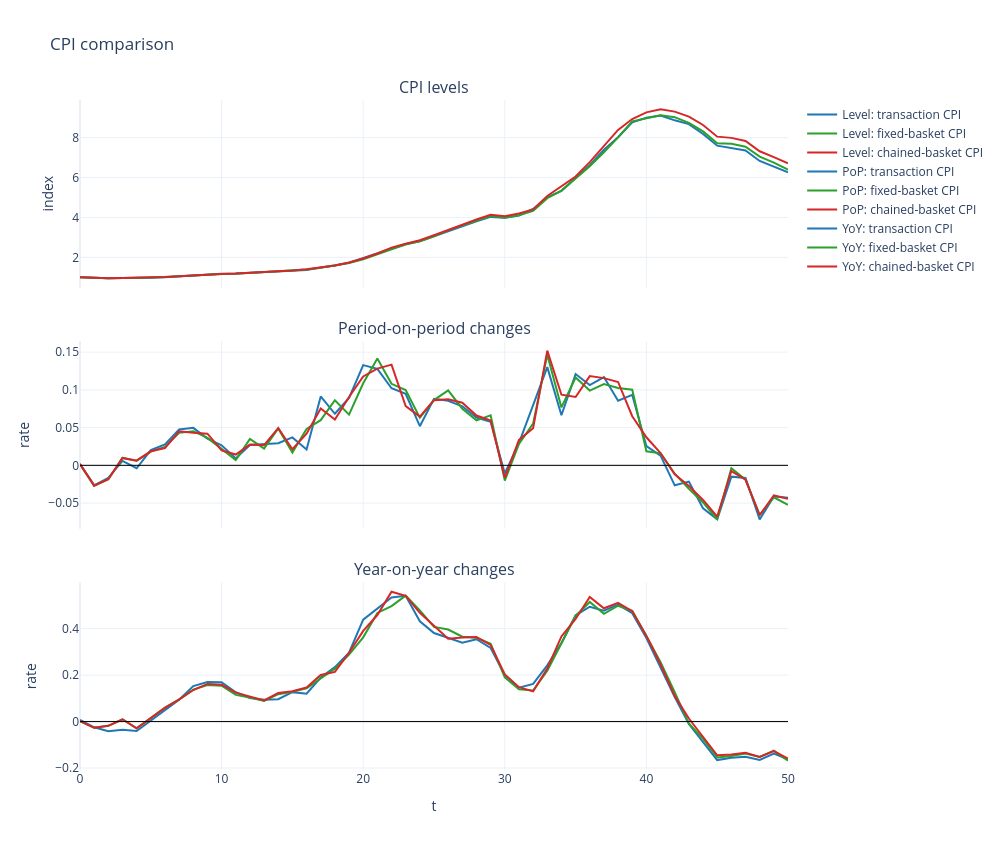
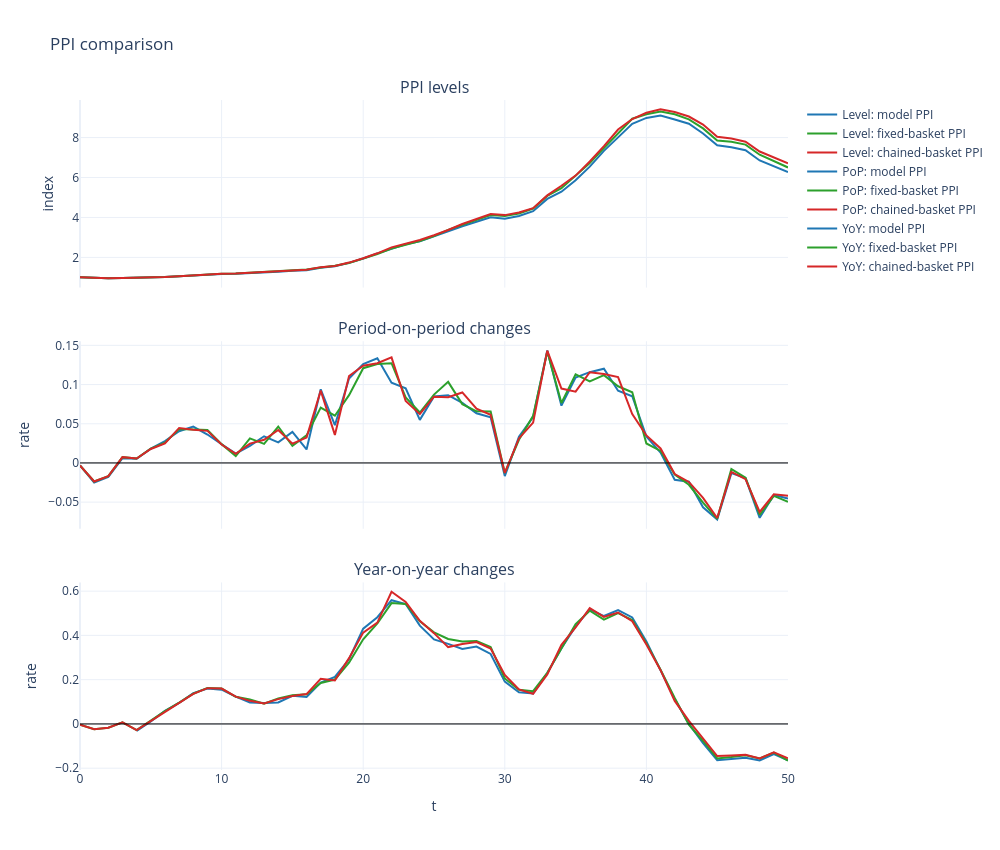
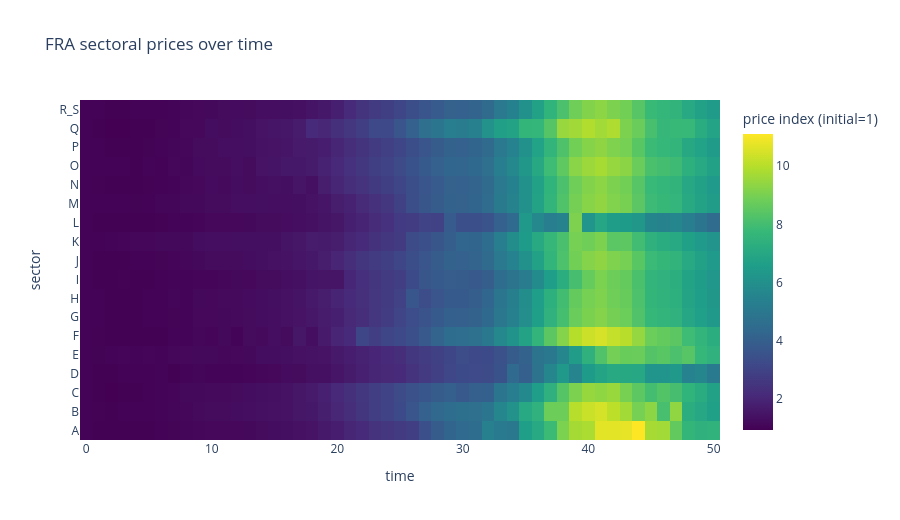
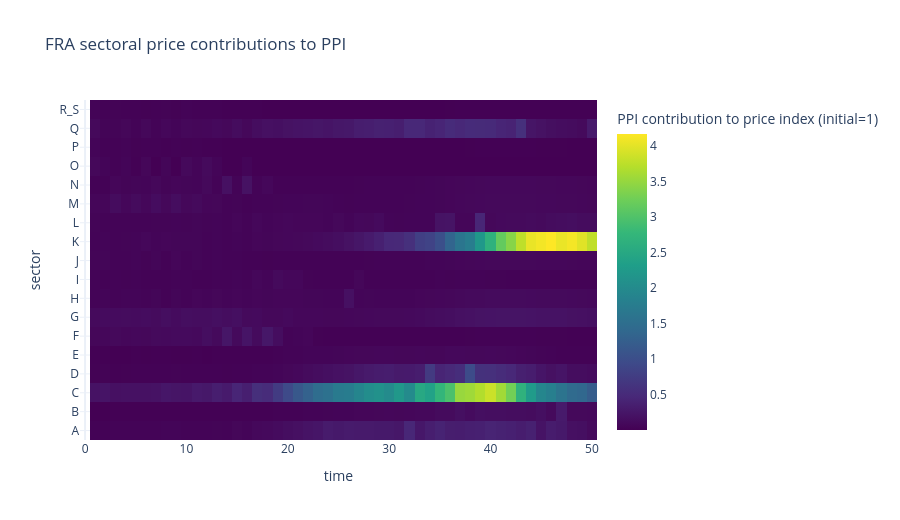

Notebook source saved alongside these figures, in order:
### Code cell
# Price And Sector Diagnostics
cpi_df = build_cpi_comparison_df(model, country_code=cfg.country_iso3)
ppi_df = build_ppi_comparison_df(model, country_code=cfg.country_iso3)
plot_cpi_comparison(cpi_df)
plot_ppi_comparison(ppi_df)
plot_sectoral_prices_over_time(model=model, country_code=cfg.country_iso3)
plot_sectoral_prices_over_time(model=model, country_code=cfg.country_iso3, kind="lines", print_sector_names=False)
plot_employment_by_sector(model, cfg.country_iso3, title="Employment by sector (model)")
plot_production_by_sector(model, cfg.country_iso3, title="Production by sector (model)")

### Figure 1 — Plotly figure (JSON) as saved in the notebook; plotly's stock layout.template omitted (floating-point values rounded to 4 significant figures)
{"data": [{"line": {"color": "#1f77b4", "width": 2}, "mode": "lines", "name": "Level: transaction CPI", "type": "scatter", "x": [0, 1, 2, 3, 4, 5, 6, 7, 8, 9, 10, 11, 12, 13, 14, 15, 16, 17, 18, 19, 20, 21, 22, 23, 24, 25, 26, 27, 28, 29, 30, 31, 32, 33, 34, 35, 36, 37, 38, 39, 40, 41, 42, 43, 44, 45, 46, 47, 48, 49, 50], "xaxis": "x", "y": [1.0, 0.9734, 0.9574, 0.963, 0.9593, 0.9787, 1.006, 1.053, 1.106, 1.145, 1.175, 1.186, 1.218, 1.252, 1.289, 1.336, 1.365, 1.489, 1.591, 1.733, 1.963, 2.214, 2.441, 2.672, 2.81, 3.058, 3.32, 3.58, 3.807, 4.027, 3.984, 4.101, 4.425, 5.001, 5.333, 5.978, 6.613, 7.387, 8.019, 8.767, 8.989, 9.105, 8.864, 8.673, 8.18, 7.595, 7.481, 7.356, 6.829, 6.546, 6.265], "yaxis": "y"}, {"line": {"color": "#2ca02c", "width": 2}, "mode": "lines", "name": "Level: fixed-basket CPI", "type": "scatter", "x": [0, 1, 2, 3, 4, 5, 6, 7, 8, 9, 10, 11, 12, 13, 14, 15, 16, 17, 18, 19, 20, 21, 22, 23, 24, 25, 26, 27, 28, 29, 30, 31, 32, 33, 34, 35, 36, 37, 38, 39, 40, 41, 42, 43, 44, 45, 46, 47, 48, 49, 50], "xaxis": "x", "y": [1.0, 0.9731, 0.9552, 0.9646, 0.9705, 0.9883, 1.012, 1.056, 1.104, 1.144, 1.169, 1.177, 1.219, 1.246, 1.306, 1.329, 1.393, 1.476, 1.604, 1.712, 1.898, 2.167, 2.401, 2.64, 2.807, 3.05, 3.353, 3.604, 3.819, 4.073, 3.99, 4.104, 4.33, 4.966, 5.347, 5.969, 6.561, 7.268, 8.013, 8.817, 8.981, 9.124, 9.023, 8.742, 8.312, 7.718, 7.688, 7.543, 7.049, 6.75, 6.395], "yaxis": "y"}, {"line": {"color": "#d62728", "width": 2}, "mode": "lines", "name": "Level: chained-basket CPI", "type": "scatter", "x": [0, 1, 2, 3, 4, 5, 6, 7, 8, 9, 10, 11, 12, 13, 14, 15, 16, 17, 18, 19, 20, 21, 22, 23, 24, 25, 26, 27, 28, 29, 30, 31, 32, 33, 34, 35, 36, 37, 38, 39, 40, 41, 42, 43, 44, 45, 46, 47, 48, 49, 50], "xaxis": "x", "y": [1.0, 0.9731, 0.9552, 0.9646, 0.9705, 0.9886, 1.011, 1.057, 1.102, 1.149, 1.172, 1.188, 1.221, 1.253, 1.315, 1.343, 1.4, 1.505, 1.597, 1.741, 1.946, 2.196, 2.489, 2.684, 2.858, 3.105, 3.376, 3.656, 3.898, 4.129, 4.061, 4.198, 4.404, 5.074, 5.549, 6.052, 6.768, 7.55, 8.384, 8.93, 9.262, 9.413, 9.302, 9.048, 8.633, 8.047, 7.986, 7.833, 7.315, 7.025, 6.714], "yaxis": "y"}, {"line": {"color": "#1f77b4", "width": 2}, "mode": "lines", "name": "PoP: transaction CPI", "type": "scatter", "x": [0, 1, 2, 3, 4, 5, 6, 7, 8, 9, 10, 11, 12, 13, 14, 15, 16, 17, 18, 19, 20, 21, 22, 23, 24, 25, 26, 27, 28, 29, 30, 31, 32, 33, 34, 35, 36, 37, 38, 39, 40, 41, 42, 43, 44, 45, 46, 47, 48, 49, 50], "xaxis": "x2", "y": [0.001707, -0.02657, -0.01651, 0.005852, -0.003838, 0.02023, 0.02762, 0.04749, 0.04965, 0.03548, 0.02664, 0.009151, 0.02702, 0.02772, 0.02928, 0.03704, 0.02107, 0.0913, 0.06837, 0.08923, 0.1328, 0.1279, 0.1021, 0.09474, 0.05187, 0.08817, 0.08563, 0.07827, 0.06342, 0.05786, -0.01073, 0.02938, 0.07902, 0.1302, 0.06632, 0.121, 0.1063, 0.117, 0.08556, 0.09331, 0.02537, 0.01291, -0.02647, -0.02157, -0.05683, -0.07151, -0.01501, -0.01679, -0.07166, -0.04138, -0.043], "yaxis": "y2"}, {"line": {"color": "#2ca02c", "width": 2}, "mode": "lines", "name": "PoP: fixed-basket CPI", "type": "scatter", "x": [0, 1, 2, 3, 4, 5, 6, 7, 8, 9, 10, 11, 12, 13, 14, 15, 16, 17, 18, 19, 20, 21, 22, 23, 24, 25, 26, 27, 28, 29, 30, 31, 32, 33, 34, 35, 36, 37, 38, 39, 40, 41, 42, 43, 44, 45, 46, 47, 48, 49, 50], "xaxis": "x2", "y": [0.001707, -0.02693, -0.0184, 0.009847, 0.006181, 0.01826, 0.02439, 0.04307, 0.0453, 0.03632, 0.02178, 0.007169, 0.03511, 0.02219, 0.04892, 0.01709, 0.04833, 0.05991, 0.08636, 0.06726, 0.1088, 0.1416, 0.1081, 0.0997, 0.06313, 0.08653, 0.09929, 0.07508, 0.05964, 0.06628, -0.02026, 0.02847, 0.05527, 0.1467, 0.07676, 0.1165, 0.09912, 0.1077, 0.1026, 0.1003, 0.0187, 0.01591, -0.01112, -0.03116, -0.04919, -0.07145, -0.003875, -0.01885, -0.06551, -0.04245, -0.0525], "yaxis": "y2"}, {"line": {"color": "#d62728", "width": 2}, "mode": "lines", "name": "PoP: chained-basket CPI", "type": "scatter", "x": [0, 1, 2, 3, 4, 5, 6, 7, 8, 9, 10, 11, 12, 13, 14, 15, 16, 17, 18, 19, 20, 21, 22, 23, 24, 25, 26, 27, 28, 29, 30, 31, 32, 33, 34, 35, 36, 37, 38, 39, 40, 41, 42, 43, 44, 45, 46, 47, 48, 49, 50], "xaxis": "x2", "y": [0.001707, -0.02693, -0.0184, 0.009847, 0.006181, 0.01861, 0.02292, 0.04509, 0.04308, 0.04202, 0.01988, 0.01429, 0.02752, 0.02663, 0.04928, 0.02135, 0.04194, 0.07543, 0.06065, 0.09053, 0.1178, 0.1282, 0.1334, 0.07853, 0.06464, 0.08643, 0.08747, 0.08298, 0.06601, 0.05943, -0.01658, 0.03365, 0.04929, 0.1521, 0.09359, 0.09059, 0.1183, 0.1156, 0.1105, 0.06511, 0.03721, 0.01631, -0.01185, -0.02726, -0.04583, -0.06792, -0.007585, -0.0191, -0.06614, -0.03974, -0.04423], "yaxis": "y2"}, {"line": {"color": "#1f77b4", "width": 2}, "mode": "lines", "name": "YoY: transaction CPI", "type": "scatter", "x": [0, 1, 2, 3, 4, 5, 6, 7, 8, 9, 10, 11, 12, 13, 14, 15, 16, 17, 18, 19, 20, 21, 22, 23, 24, 25, 26, 27, 28, 29, 30, 31, 32, 33, 34, 35, 36, 37, 38, 39, 40, 41, 42, 43, 44, 45, 46, 47, 48, 49, 50], "xaxis": "x3", "y": [0.00727, -0.02478, -0.04143, -0.0354, -0.04074, 0.005388, 0.0505, 0.09399, 0.1527, 0.17, 0.1688, 0.1261, 0.1018, 0.09352, 0.09634, 0.1266, 0.1201, 0.1894, 0.2346, 0.2967, 0.4386, 0.4869, 0.5339, 0.5416, 0.4315, 0.381, 0.3603, 0.3399, 0.3546, 0.3169, 0.2, 0.1456, 0.1624, 0.2418, 0.3386, 0.4576, 0.4945, 0.477, 0.5037, 0.4666, 0.3594, 0.2327, 0.1055, -0.01068, -0.09, -0.1658, -0.156, -0.1519, -0.1652, -0.1381, -0.1626], "yaxis": "y3"}, {"line": {"color": "#2ca02c", "width": 2}, "mode": "lines", "name": "YoY: fixed-basket CPI", "type": "scatter", "x": [0, 1, 2, 3, 4, 5, 6, 7, 8, 9, 10, 11, 12, 13, 14, 15, 16, 17, 18, 19, 20, 21, 22, 23, 24, 25, 26, 27, 28, 29, 30, 31, 32, 33, 34, 35, 36, 37, 38, 39, 40, 41, 42, 43, 44, 45, 46, 47, 48, 49, 50], "xaxis": "x3", "y": [0.001707, -0.02693, -0.0184, 0.009847, -0.02947, 0.01561, 0.05989, 0.09475, 0.1373, 0.1575, 0.1545, 0.1148, 0.1039, 0.08887, 0.1178, 0.1288, 0.1432, 0.1854, 0.2277, 0.2883, 0.3625, 0.4676, 0.4969, 0.5424, 0.4789, 0.4076, 0.3964, 0.3651, 0.3607, 0.3353, 0.1901, 0.1385, 0.1338, 0.2193, 0.34, 0.4547, 0.5151, 0.4636, 0.4987, 0.4769, 0.3689, 0.2555, 0.126, -0.008494, -0.07457, -0.1541, -0.148, -0.1371, -0.1519, -0.1255, -0.1681], "yaxis": "y3"}, {"line": {"color": "#d62728", "width": 2}, "mode": "lines", "name": "YoY: chained-basket CPI", "type": "scatter", "x": [0, 1, 2, 3, 4, 5, 6, 7, 8, 9, 10, 11, 12, 13, 14, 15, 16, 17, 18, 19, 20, 21, 22, 23, 24, 25, 26, 27, 28, 29, 30, 31, 32, 33, 34, 35, 36, 37, 38, 39, 40, 41, 42, 43, 44, 45, 46, 47, 48, 49, 50], "xaxis": "x3", "y": [0.001707, -0.02693, -0.0184, 0.009847, -0.02947, 0.01595, 0.05872, 0.09567, 0.1359, 0.162, 0.1585, 0.1244, 0.1076, 0.09123, 0.1227, 0.1305, 0.1464, 0.2009, 0.2139, 0.2961, 0.3904, 0.4587, 0.5588, 0.5416, 0.4684, 0.414, 0.3566, 0.3622, 0.364, 0.3301, 0.2028, 0.148, 0.13, 0.2288, 0.3665, 0.4418, 0.5365, 0.4879, 0.5109, 0.4756, 0.3686, 0.2468, 0.1094, 0.01323, -0.06788, -0.1451, -0.1414, -0.1342, -0.1527, -0.1271, -0.1593], "yaxis": "y3"}], "layout": {"annotations": [{"font": {"size": 16}, "showarrow": false, "text": "CPI levels", "x": 0.5, "xanchor": "center", "xref": "paper", "y": 1, "yanchor": "bottom", "yref": "paper"}, {"font": {"size": 16}, "showarrow": false, "text": "Period-on-period changes", "x": 0.5, "xanchor": "center", "xref": "paper", "y": 0.64, "yanchor": "bottom", "yref": "paper"}, {"font": {"size": 16}, "showarrow": false, "text": "Year-on-year changes", "x": 0.5, "xanchor": "center", "xref": "paper", "y": 0.28, "yanchor": "bottom", "yref": "paper"}], "height": 850, "shapes": [{"line": {"color": "black", "width": 1}, "type": "line", "x0": 0, "x1": 1, "xref": "x2 domain", "y0": 0, "y1": 0, "yref": "y2"}, {"line": {"color": "black", "width": 1}, "type": "line", "x0": 0, "x1": 1, "xref": "x3 domain", "y0": 0, "y1": 0, "yref": "y3"}], "title": {"text": "CPI comparison"}, "width": 1000, "xaxis": {"anchor": "y", "domain": [0, 1], "matches": "x3", "showticklabels": false}, "xaxis2": {"anchor": "y2", "domain": [0, 1], "matches": "x3", "showticklabels": false}, "xaxis3": {"anchor": "y3", "domain": [0, 1], "title": {"text": "t"}}, "yaxis": {"anchor": "x", "domain": [0.72, 1], "title": {"text": "index"}}, "yaxis2": {"anchor": "x2", "domain": [0.36, 0.64], "title": {"text": "rate"}}, "yaxis3": {"anchor": "x3", "domain": [0, 0.28], "title": {"text": "rate"}}}}

### Figure 2 — Plotly figure (JSON) as saved in the notebook; plotly's stock layout.template omitted (floating-point values rounded to 4 significant figures)
{"data": [{"line": {"color": "#1f77b4", "width": 2}, "mode": "lines", "name": "Level: model PPI", "type": "scatter", "x": [0, 1, 2, 3, 4, 5, 6, 7, 8, 9, 10, 11, 12, 13, 14, 15, 16, 17, 18, 19, 20, 21, 22, 23, 24, 25, 26, 27, 28, 29, 30, 31, 32, 33, 34, 35, 36, 37, 38, 39, 40, 41, 42, 43, 44, 45, 46, 47, 48, 49, 50], "xaxis": "x", "y": [1.0, 0.9749, 0.9576, 0.9635, 0.9686, 0.9862, 1.014, 1.055, 1.104, 1.144, 1.171, 1.185, 1.211, 1.252, 1.285, 1.336, 1.359, 1.486, 1.558, 1.726, 1.944, 2.203, 2.429, 2.661, 2.807, 3.044, 3.308, 3.561, 3.787, 4.007, 3.94, 4.072, 4.311, 4.928, 5.289, 5.865, 6.544, 7.331, 8.007, 8.688, 8.98, 9.1, 8.905, 8.692, 8.2, 7.61, 7.511, 7.366, 6.85, 6.57, 6.273], "yaxis": "y"}, {"line": {"color": "#2ca02c", "width": 2}, "mode": "lines", "name": "Level: fixed-basket PPI", "type": "scatter", "x": [0, 1, 2, 3, 4, 5, 6, 7, 8, 9, 10, 11, 12, 13, 14, 15, 16, 17, 18, 19, 20, 21, 22, 23, 24, 25, 26, 27, 28, 29, 30, 31, 32, 33, 34, 35, 36, 37, 38, 39, 40, 41, 42, 43, 44, 45, 46, 47, 48, 49, 50], "xaxis": "x", "y": [1.0, 0.9763, 0.96, 0.9671, 0.9726, 0.9905, 1.016, 1.06, 1.105, 1.152, 1.179, 1.19, 1.227, 1.257, 1.315, 1.344, 1.391, 1.49, 1.579, 1.716, 1.923, 2.166, 2.442, 2.646, 2.816, 3.062, 3.378, 3.632, 3.871, 4.125, 4.073, 4.193, 4.445, 5.077, 5.466, 6.084, 6.718, 7.47, 8.2, 8.94, 9.162, 9.303, 9.164, 8.909, 8.457, 7.854, 7.793, 7.646, 7.14, 6.84, 6.501], "yaxis": "y"}, {"line": {"color": "#d62728", "width": 2}, "mode": "lines", "name": "Level: chained-basket PPI", "type": "scatter", "x": [0, 1, 2, 3, 4, 5, 6, 7, 8, 9, 10, 11, 12, 13, 14, 15, 16, 17, 18, 19, 20, 21, 22, 23, 24, 25, 26, 27, 28, 29, 30, 31, 32, 33, 34, 35, 36, 37, 38, 39, 40, 41, 42, 43, 44, 45, 46, 47, 48, 49, 50], "xaxis": "x", "y": [1.0, 0.9763, 0.96, 0.9671, 0.9726, 0.9899, 1.015, 1.06, 1.105, 1.15, 1.177, 1.191, 1.22, 1.256, 1.309, 1.341, 1.385, 1.512, 1.566, 1.74, 1.956, 2.205, 2.502, 2.699, 2.867, 3.11, 3.37, 3.673, 3.928, 4.17, 4.116, 4.245, 4.464, 5.103, 5.587, 6.095, 6.8, 7.571, 8.401, 8.925, 9.238, 9.409, 9.276, 9.051, 8.649, 8.042, 7.95, 7.786, 7.299, 7.007, 6.714], "yaxis": "y"}, {"line": {"color": "#1f77b4", "width": 2}, "mode": "lines", "name": "PoP: model PPI", "type": "scatter", "x": [0, 1, 2, 3, 4, 5, 6, 7, 8, 9, 10, 11, 12, 13, 14, 15, 16, 17, 18, 19, 20, 21, 22, 23, 24, 25, 26, 27, 28, 29, 30, 31, 32, 33, 34, 35, 36, 37, 38, 39, 40, 41, 42, 43, 44, 45, 46, 47, 48, 49, 50], "xaxis": "x2", "y": [-0.00324, -0.02507, -0.01776, 0.006095, 0.005371, 0.01817, 0.02798, 0.04042, 0.04629, 0.03628, 0.02388, 0.01196, 0.0218, 0.03402, 0.02624, 0.03956, 0.0172, 0.09392, 0.04819, 0.1078, 0.1262, 0.1336, 0.1025, 0.0953, 0.05493, 0.08472, 0.08643, 0.07671, 0.06344, 0.05814, -0.01673, 0.03338, 0.05858, 0.1433, 0.0731, 0.1089, 0.1158, 0.1202, 0.09221, 0.08508, 0.03363, 0.0133, -0.02143, -0.02394, -0.0565, -0.07203, -0.01302, -0.01925, -0.07001, -0.04086, -0.04525], "yaxis": "y2"}, {"line": {"color": "#2ca02c", "width": 2}, "mode": "lines", "name": "PoP: fixed-basket PPI", "type": "scatter", "x": [0, 1, 2, 3, 4, 5, 6, 7, 8, 9, 10, 11, 12, 13, 14, 15, 16, 17, 18, 19, 20, 21, 22, 23, 24, 25, 26, 27, 28, 29, 30, 31, 32, 33, 34, 35, 36, 37, 38, 39, 40, 41, 42, 43, 44, 45, 46, 47, 48, 49, 50], "xaxis": "x2", "y": [-0.00324, -0.02367, -0.01676, 0.007415, 0.005679, 0.0184, 0.02577, 0.0433, 0.04274, 0.04193, 0.024, 0.008854, 0.03131, 0.02439, 0.04647, 0.02188, 0.03522, 0.07062, 0.06024, 0.08646, 0.1209, 0.1261, 0.1273, 0.08371, 0.06433, 0.0872, 0.1034, 0.07503, 0.06587, 0.06554, -0.0127, 0.02961, 0.06006, 0.1423, 0.07652, 0.1131, 0.1041, 0.112, 0.09779, 0.09021, 0.02484, 0.01532, -0.01488, -0.02784, -0.05073, -0.07127, -0.007871, -0.01876, -0.06625, -0.04202, -0.0495], "yaxis": "y2"}, {"line": {"color": "#d62728", "width": 2}, "mode": "lines", "name": "PoP: chained-basket PPI", "type": "scatter", "x": [0, 1, 2, 3, 4, 5, 6, 7, 8, 9, 10, 11, 12, 13, 14, 15, 16, 17, 18, 19, 20, 21, 22, 23, 24, 25, 26, 27, 28, 29, 30, 31, 32, 33, 34, 35, 36, 37, 38, 39, 40, 41, 42, 43, 44, 45, 46, 47, 48, 49, 50], "xaxis": "x2", "y": [-0.00324, -0.02367, -0.01676, 0.007415, 0.005679, 0.01786, 0.02501, 0.04467, 0.04221, 0.04093, 0.02352, 0.01159, 0.0247, 0.02955, 0.04212, 0.02468, 0.0323, 0.09221, 0.03576, 0.1109, 0.1241, 0.1272, 0.1346, 0.07896, 0.06229, 0.0845, 0.08378, 0.08994, 0.06925, 0.06154, -0.01272, 0.03126, 0.05147, 0.1432, 0.09486, 0.09087, 0.1157, 0.1134, 0.1096, 0.06245, 0.03509, 0.01844, -0.01414, -0.0242, -0.04446, -0.0702, -0.01139, -0.02064, -0.06252, -0.03999, -0.04181], "yaxis": "y2"}, {"line": {"color": "#1f77b4", "width": 2}, "mode": "lines", "name": "YoY: model PPI", "type": "scatter", "x": [0, 1, 2, 3, 4, 5, 6, 7, 8, 9, 10, 11, 12, 13, 14, 15, 16, 17, 18, 19, 20, 21, 22, 23, 24, 25, 26, 27, 28, 29, 30, 31, 32, 33, 34, 35, 36, 37, 38, 39, 40, 41, 42, 43, 44, 45, 46, 47, 48, 49, 50], "xaxis": "x3", "y": [NaN, NaN, NaN, NaN, -0.03137, 0.01158, 0.0587, 0.09482, 0.1394, 0.1596, 0.155, 0.1234, 0.09713, 0.09474, 0.09725, 0.1272, 0.1221, 0.1871, 0.2125, 0.2921, 0.4306, 0.4824, 0.5592, 0.5416, 0.444, 0.3818, 0.3617, 0.3386, 0.3494, 0.3163, 0.1913, 0.1434, 0.1382, 0.2298, 0.3422, 0.4403, 0.5182, 0.4875, 0.514, 0.4814, 0.3723, 0.2413, 0.1121, 0.0003969, -0.08683, -0.1637, -0.1565, -0.1525, -0.1646, -0.1366, -0.1648], "yaxis": "y3"}, {"line": {"color": "#2ca02c", "width": 2}, "mode": "lines", "name": "YoY: fixed-basket PPI", "type": "scatter", "x": [0, 1, 2, 3, 4, 5, 6, 7, 8, 9, 10, 11, 12, 13, 14, 15, 16, 17, 18, 19, 20, 21, 22, 23, 24, 25, 26, 27, 28, 29, 30, 31, 32, 33, 34, 35, 36, 37, 38, 39, 40, 41, 42, 43, 44, 45, 46, 47, 48, 49, 50], "xaxis": "x3", "y": [-0.00324, -0.02367, -0.01676, 0.007415, -0.02742, 0.01449, 0.05837, 0.09607, 0.1365, 0.1627, 0.1607, 0.1224, 0.1101, 0.0914, 0.1153, 0.1297, 0.134, 0.1852, 0.2008, 0.2767, 0.3823, 0.454, 0.5459, 0.542, 0.4642, 0.4136, 0.3837, 0.3726, 0.3746, 0.3472, 0.2054, 0.1545, 0.1482, 0.2309, 0.3421, 0.451, 0.5113, 0.4712, 0.5003, 0.4694, 0.3639, 0.2454, 0.1175, -0.003487, -0.07697, -0.1557, -0.1497, -0.1417, -0.1558, -0.1292, -0.1657], "yaxis": "y3"}, {"line": {"color": "#d62728", "width": 2}, "mode": "lines", "name": "YoY: chained-basket PPI", "type": "scatter", "x": [0, 1, 2, 3, 4, 5, 6, 7, 8, 9, 10, 11, 12, 13, 14, 15, 16, 17, 18, 19, 20, 21, 22, 23, 24, 25, 26, 27, 28, 29, 30, 31, 32, 33, 34, 35, 36, 37, 38, 39, 40, 41, 42, 43, 44, 45, 46, 47, 48, 49, 50], "xaxis": "x3", "y": [-0.00324, -0.02367, -0.01676, 0.007415, -0.02742, 0.01395, 0.05702, 0.09611, 0.1359, 0.1617, 0.16, 0.1233, 0.1044, 0.09231, 0.1122, 0.1266, 0.1349, 0.204, 0.1966, 0.2973, 0.4127, 0.4579, 0.5971, 0.5512, 0.4658, 0.4103, 0.3472, 0.3609, 0.3698, 0.3408, 0.2214, 0.1556, 0.1364, 0.2239, 0.3573, 0.4357, 0.5234, 0.4836, 0.5035, 0.4644, 0.3586, 0.2428, 0.1042, 0.01412, -0.06382, -0.1453, -0.1429, -0.1398, -0.156, -0.1286, -0.1554], "yaxis": "y3"}], "layout": {"annotations": [{"font": {"size": 16}, "showarrow": false, "text": "PPI levels", "x": 0.5, "xanchor": "center", "xref": "paper", "y": 1, "yanchor": "bottom", "yref": "paper"}, {"font": {"size": 16}, "showarrow": false, "text": "Period-on-period changes", "x": 0.5, "xanchor": "center", "xref": "paper", "y": 0.64, "yanchor": "bottom", "yref": "paper"}, {"font": {"size": 16}, "showarrow": false, "text": "Year-on-year changes", "x": 0.5, "xanchor": "center", "xref": "paper", "y": 0.28, "yanchor": "bottom", "yref": "paper"}], "height": 850, "shapes": [{"line": {"color": "black", "width": 1}, "type": "line", "x0": 0, "x1": 1, "xref": "x2 domain", "y0": 0, "y1": 0, "yref": "y2"}, {"line": {"color": "black", "width": 1}, "type": "line", "x0": 0, "x1": 1, "xref": "x3 domain", "y0": 0, "y1": 0, "yref": "y3"}], "title": {"text": "PPI comparison"}, "width": 1000, "xaxis": {"anchor": "y", "domain": [0, 1], "matches": "x3", "showticklabels": false}, "xaxis2": {"anchor": "y2", "domain": [0, 1], "matches": "x3", "showticklabels": false}, "xaxis3": {"anchor": "y3", "domain": [0, 1], "title": {"text": "t"}}, "yaxis": {"anchor": "x", "domain": [0.72, 1], "title": {"text": "index"}}, "yaxis2": {"anchor": "x2", "domain": [0.36, 0.64], "title": {"text": "rate"}}, "yaxis3": {"anchor": "x3", "domain": [0, 0.28], "title": {"text": "rate"}}}}

### Figure 3 — Plotly figure (JSON) as saved in the notebook; plotly's stock layout.template omitted (floating-point values rounded to 4 significant figures; data arrays with more than 128 entries replaced by an {"elided": "..."} marker saying what was removed)
{"data": [{"colorbar": {"title": {"text": "price index (initial=1)"}}, "colorscale": [[0, "#440154"], [0.1111, "#482878"], [0.2222, "#3e4989"], [0.3333, "#31688e"], [0.4444, "#26828e"], [0.5556, "#1f9e89"], [0.6667, "#35b779"], [0.7778, "#6ece58"], [0.8889, "#b5de2b"], [1, "#fde725"]], "hovertemplate": "time=%{x}<br>sector=%{y}<br>price index (initial=1)=%{z:.4g}<extra></extra>", "type": "heatmap", "x": [0, 1, 2, 3, 4, 5, 6, 7, 8, 9, 10, 11, 12, 13, 14, 15, 16, 17, 18, 19, 20, 21, 22, 23, 24, 25, 26, 27, 28, 29, 30, 31, 32, 33, 34, 35, 36, 37, 38, 39, 40, 41, 42, 43, 44, 45, 46, 47, 48, 49, 50], "y": ["A", "B", "C", "D", "E", "F", "G", "H", "I", "J", "K", "L", "M", "N", "O", "P", "Q", "R_S"], "z": {"elided": "18x51 float values"}}], "layout": {"height": 520, "title": {"text": "FRA sectoral prices over time"}, "width": 900, "xaxis": {"title": {"text": "time"}}, "yaxis": {"title": {"text": "sector"}}}}

### Figure 4 — Plotly figure (JSON) as saved in the notebook; plotly's stock layout.template omitted (floating-point values rounded to 4 significant figures; data arrays with more than 128 entries replaced by an {"elided": "..."} marker saying what was removed)
{"data": [{"colorbar": {"title": {"text": "PPI contribution to price index (initial=1)"}}, "colorscale": [[0, "#440154"], [0.1111, "#482878"], [0.2222, "#3e4989"], [0.3333, "#31688e"], [0.4444, "#26828e"], [0.5556, "#1f9e89"], [0.6667, "#35b779"], [0.7778, "#6ece58"], [0.8889, "#b5de2b"], [1, "#fde725"]], "hovertemplate": "time=%{x}<br>sector=%{y}<br>PPI contribution to price index (initial=1)=%{z:.4g}<extra></extra>", "type": "heatmap", "x": [0, 1, 2, 3, 4, 5, 6, 7, 8, 9, 10, 11, 12, 13, 14, 15, 16, 17, 18, 19, 20, 21, 22, 23, 24, 25, 26, 27, 28, 29, 30, 31, 32, 33, 34, 35, 36, 37, 38, 39, 40, 41, 42, 43, 44, 45, 46, 47, 48, 49, 50], "y": ["A", "B", "C", "D", "E", "F", "G", "H", "I", "J", "K", "L", "M", "N", "O", "P", "Q", "R_S"], "z": {"elided": "18x51 float values"}}], "layout": {"height": 520, "title": {"text": "FRA sectoral price contributions to PPI"}, "width": 900, "xaxis": {"title": {"text": "time"}}, "yaxis": {"title": {"text": "sector"}}}}
